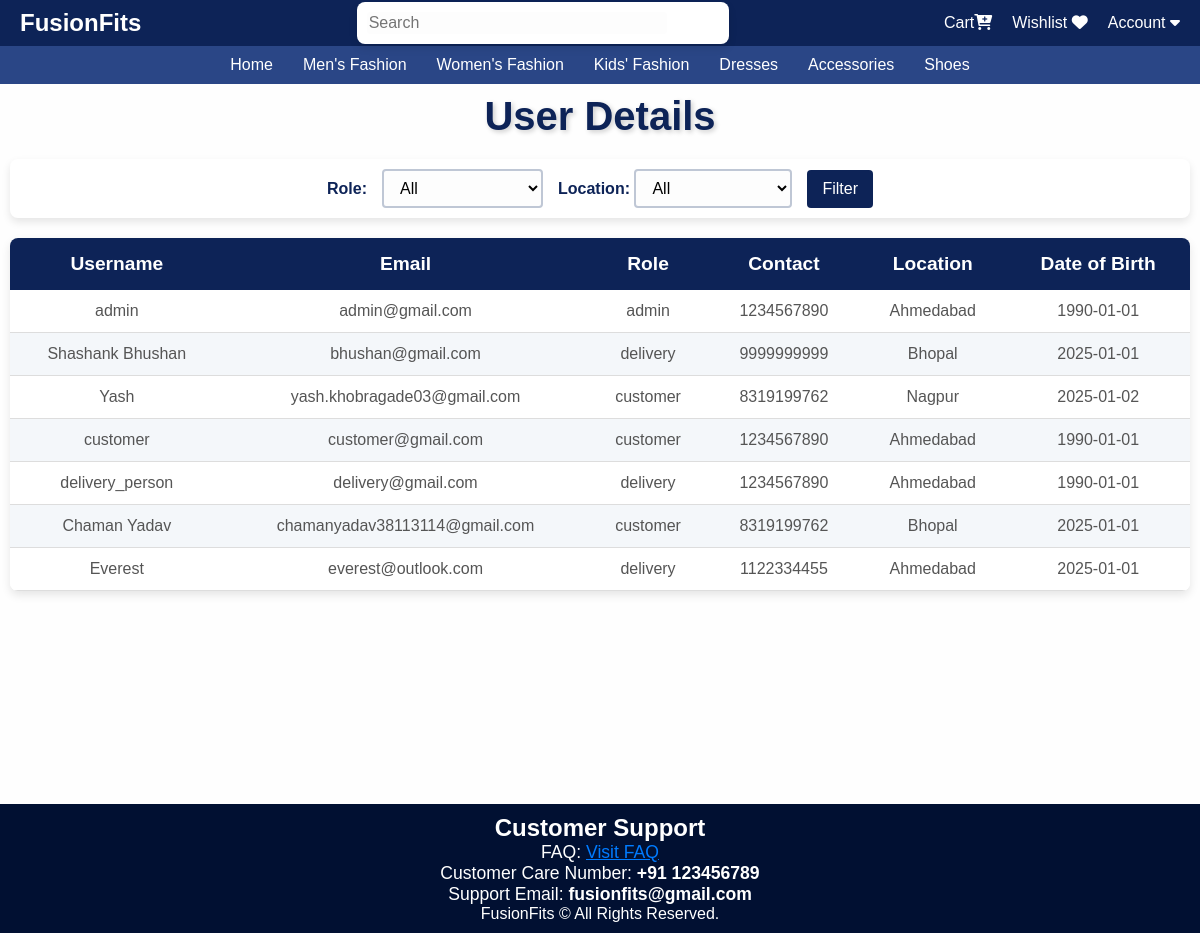
The page /admin/user_details (signed in) on the database its author committed.
### app/models.py (models this page shows, shortened)
class User(UserMixin, db.Model):
    id = db.Column(db.Integer, primary_key=True)
    username = db.Column(db.String(50), nullable=False)
    email = db.Column(db.String(100), unique=True, nullable=False)
    password = db.Column(db.String(255), nullable=False)
    role = db.Column(db.String(20), nullable=False)
    contact = db.Column(db.String(20), nullable=False)
    address = db.Column(db.String(200), nullable=False)
    city = db.Column(db.String(100), nullable=False)
    dob = db.Column(db.Date, nullable=False)
    reset_token = db.Column(db.String(128), nullable=True)

### app/admin.py (the view)
@admin.route('/user_details', methods=['GET', 'POST'])
@restrict_to_admin()
def user_details():
    role_filter = request.args.get('role','')
    location_filter = request.args.get('location','')
    query = User.query
    if role_filter:
        query = query.filter_by(role=role_filter)
    if location_filter:
        query = query.filter(User.city.ilike(f"%{location_filter}%"))
    users = query.all()
    return render_template('user_details.html', users=users, role_filter=role_filter, location_filter=location_filter)

### app/utils.py (called while the page is built)
def restrict_to_admin():
    def decorator(f):
        @wraps(f)
        @login_required
        def decorated_function(*args, **kwargs):
            if current_user.role != "admin":
                flash("Access denied! Admins only.", "danger")
                return redirect(url_for("main.home"))
            return f(*args, **kwargs)
        return decorated_function
    return decorator

### app/templates/user_details.html (shortened to what this page needs)
<!DOCTYPE html>
<html lang="en">
<head>
    <link rel="stylesheet" href="{{ url_for('static', filename='user.css') }}">
</head>
<body>
    {% extends "home.html" %}
    {% block content %}
    <div class="container">
    <h1>User Details</h1>
    <form method="GET" action="{{ url_for('admin.user_details') }}">
        <label for="role">Role:</label>
        <select name="role" id="role">
            <option value="">All</option>
        </select>
<div class="form-group">
  <label for="location">Location:</label>
  <select name="location" id="location" class="form-control">
      <option value="">All</option>
  </select>
</div>
        <button type="submit">Filter</button>
    </form>
    <table>
        <thead>
            <tr>
                <th>Username</th>
                <th>Email</th>
                <th>Role</th>
                <th>Contact</th>
                <th>Location</th>
                <th>Date of Birth</th>
            </tr>
        </thead>
        <tbody>
            {% for user in users %}
                <tr>
                    <td>{{ user.username }}</td>
                    <td>{{ user.email }}</td>
                    <td>{{ user.role }}</td>
                    <td>{{ user.contact }}</td>
                    <td>{{ user.city }}</td>
                    <td>{{ user.dob }}</td>
                </tr>
            {% endfor %}
        </tbody>
    </table>
</div>
    {% endblock %}

### app/static/user.css (style rules this page uses)
body { font-family: 'Arial', sans-serif; background: linear-gradient(to bottom, #f0f4f8, #d9e2ec); margin: 0; padding: 20px; color: #db1111; }
h1 { text-align: center; font-size: 2.5rem; color: #0d2357; margin-bottom: 20px; text-shadow: 2px 2px 5px rgba(0, 0, 0, 0.2); }
form { display: flex; justify-content: center; align-items: center; gap: 15px; padding: 10px; background-color: #fff; box-shadow: 0px 4px 8px rgba(0, 0, 0, 0.1); border-radius: 8px; }
form label { font-weight: bold; color: #0d2357; }
form select, form input { padding: 8px 12px; border: 2px solid #bfc7d5; border-radius: 4px; font-size: 1rem; background-color: #fdfdfd; transition: border-color 0.3s ease; }
form button { background: #0d2357; color: #fff; padding: 10px 15px; border: none; border-radius: 4px; cursor: pointer; font-size: 1rem; transition: background-color 0.3s ease; }
table { width: 100%; border-collapse: collapse; margin-top: 20px; background-color: #fff; box-shadow: 0px 4px 10px rgba(0, 0, 0, 0.1); border-radius: 8px; overflow: hidden; text-align: center; }
table thead { background-color: #0d2357; color: #fff; }
table thead th { padding: 15px; font-size: 1.2rem; }
table tbody tr:nth-child(even) { background-color: #f4f7fa; }
table tbody tr:nth-child(odd) { background-color: #fff; }
table tbody td { padding: 12px 15px; border-bottom: 1px solid #ddd; font-size: 1rem; color: #555; }
.container { flex-grow: 1; }

### app/templates/home.html (style rules this page uses)
* { margin: 0; padding: 0; box-sizing: border-box; font-family: Arial, sans-serif; }
body { font-family: Arial, sans-serif; margin: 0; padding: 0; background-color: #f4f4f4; }

### rows shown on the page
User: username "admin", email "admin@gmail.com", role "admin", contact "1234567890", city "Ahmedabad", dob "1990-01-01"
User: username "Shashank Bhushan", email "bhushan@gmail.com", role "delivery", contact "9999999999", city "Bhopal", dob "2025-01-01"
User: username "Yash", email "yash.khobragade03@gmail.com", role "customer", contact "8319199762", city "Nagpur", dob "2025-01-02"
User: username "customer", email "customer@gmail.com", role "customer", contact "1234567890", city "Ahmedabad", dob "1990-01-01"
User: username "delivery_person", email "delivery@gmail.com", role "delivery", contact "1234567890", city "Ahmedabad", dob "1990-01-01"
User: username "Chaman Yadav", email "chamanyadav38113114@gmail.com", role "customer", contact "8319199762", city "Bhopal", dob "2025-01-01"
User: username "Everest", email "everest@outlook.com", role "delivery", contact "1122334455", city "Ahmedabad", dob "2025-01-01"
